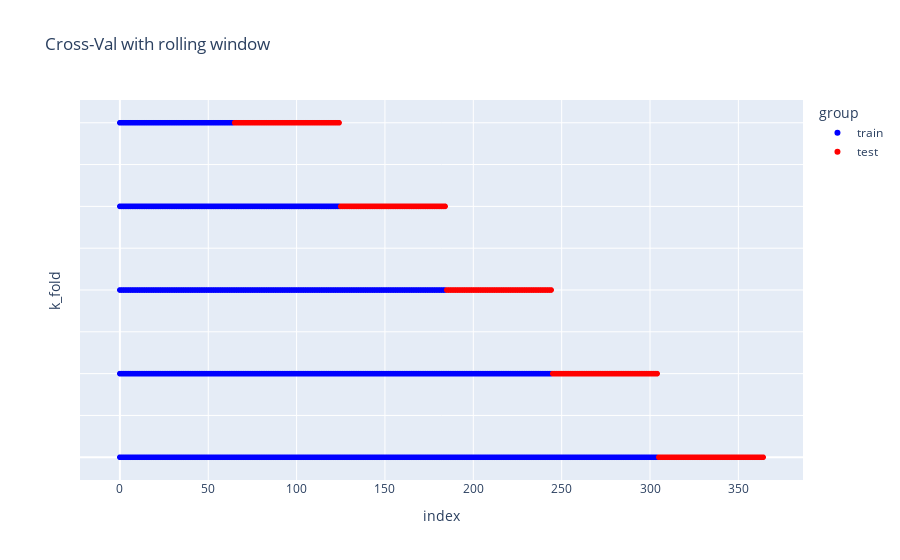

Source (notebook cell):
### Code cell
fig = px.scatter(df_rolling, x='index', y='k_fold', color='group',
                 color_discrete_map={'test':'red','train':'blue'},
                 title="Cross-Val with rolling window")

fig.update_layout(yaxis_showticklabels=False)
fig.show()

### Figure 1 — Plotly figure (JSON) as saved in the notebook; plotly's stock layout.template omitted (floating-point values rounded to 4 significant figures; data arrays with more than 128 entries replaced by an {"elided": "..."} marker saying what was removed)
{"data": [{"hovertemplate": "group=train<br>index=%{x}<br>k_fold=%{y}<extra></extra>", "legendgroup": "train", "marker": {"color": "blue", "symbol": "circle"}, "mode": "markers", "name": "train", "showlegend": true, "type": "scattergl", "x": {"elided": "925 int values"}, "xaxis": "x", "y": {"elided": "925 int values"}, "yaxis": "y"}, {"hovertemplate": "group=test<br>index=%{x}<br>k_fold=%{y}<extra></extra>", "legendgroup": "test", "marker": {"color": "red", "symbol": "circle"}, "mode": "markers", "name": "test", "showlegend": true, "type": "scattergl", "x": {"elided": "300 int values"}, "xaxis": "x", "y": {"elided": "300 int values"}, "yaxis": "y"}], "layout": {"legend": {"title": {"text": "group"}, "tracegroupgap": 0}, "title": {"text": "Cross-Val with rolling window"}, "xaxis": {"anchor": "y", "domain": [0, 1], "title": {"text": "index"}}, "yaxis": {"anchor": "x", "domain": [0, 1], "showticklabels": false, "title": {"text": "k_fold"}}}}
